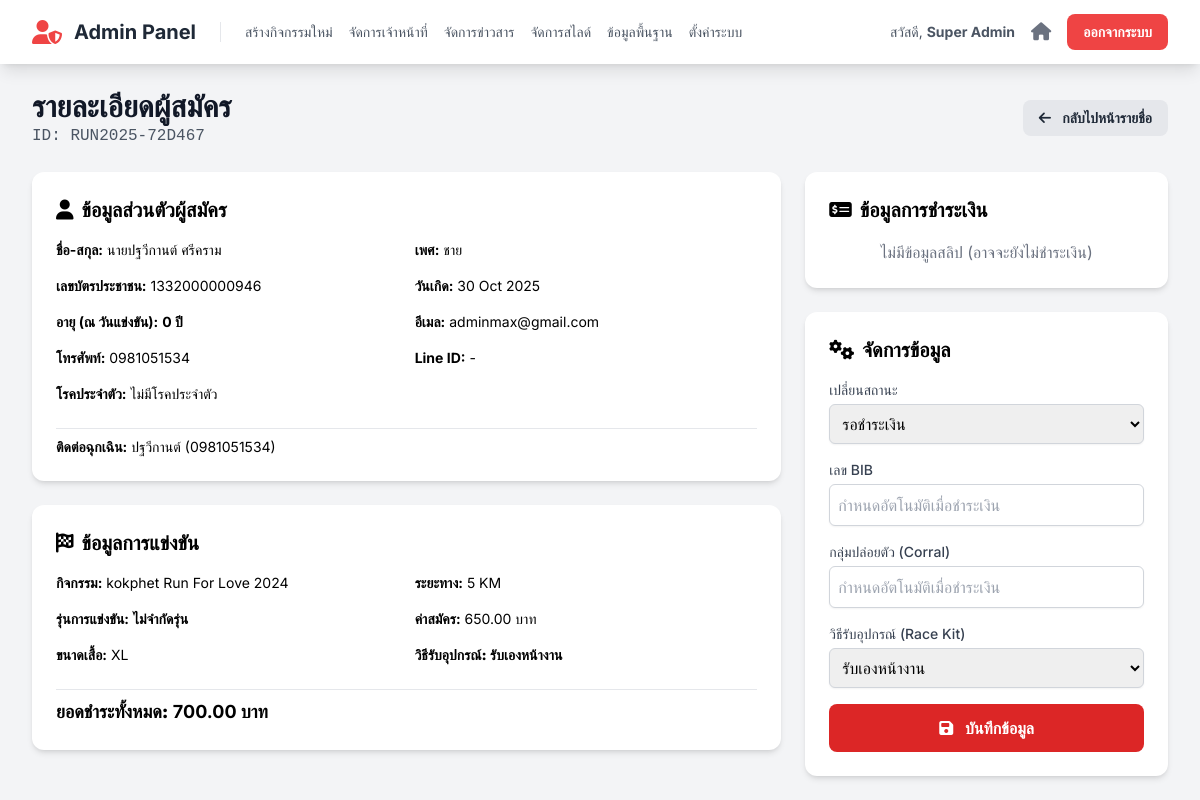
Page /admin/registrant_detail.php?reg_id=17 (signed in) on the committed database.
### tables this page shows
CREATE TABLE `registrations` (
  `id` int(11) NOT NULL,
  `registration_code` varchar(20) NOT NULL COMMENT 'รหัสการสมัคร เช่น R001',
  `user_id` int(11) DEFAULT NULL COMMENT 'เชื่อมกับตาราง users ถ้าสมัครแบบ login',
  `event_id` int(11) NOT NULL,
  `distance_id` int(11) NOT NULL,
  `race_category_id` int(11) DEFAULT NULL,
  `bib_number` varchar(20) DEFAULT NULL,
  `corral` varchar(10) DEFAULT NULL COMMENT 'กลุ่มปล่อยตัวที่นักวิ่งถูกจัดให้อยู่',
  `shirt_size` varchar(10) NOT NULL,
  `shipping_option` enum('pickup','delivery') NOT NULL DEFAULT 'pickup' COMMENT 'pickup=รับเอง, delivery=จัดส่ง',
  `shipping_address` text DEFAULT NULL COMMENT 'ที่อยู่สำหรับจัดส่ง (ถ้าเลือก delivery)',
  `status` enum('รอชำระเงิน','รอตรวจสอบ','ชำระเงินแล้ว') NOT NULL DEFAULT 'รอชำระเงิน',
  `payment_slip_url` text DEFAULT NULL,
  `total_amount` decimal(10,2) NOT NULL DEFAULT 0.00 COMMENT 'ยอดรวมที่ต้องชำระ (รวมค่าส่ง ถ้ามี)',
  `registered_at` timestamp NOT NULL DEFAULT current_timestamp(),
  `title` varchar(50) NOT NULL,
  `first_name` varchar(255) NOT NULL,
  `last_name` varchar(255) NOT NULL,
  `gender` varchar(50) DEFAULT NULL,
  `email` varchar(255) NOT NULL,
  `phone` varchar(50) NOT NULL,
  `line_id` varchar(100) DEFAULT NULL,
  `thai_id` varchar(13) NOT NULL,
  `birth_date` date DEFAULT NULL,
  `disease` varchar(255) DEFAULT 'ไม่มีโรคประจำตัว',
  `disease_detail` text DEFAULT NULL,
  `emergency_contact_name` varchar(255) DEFAULT NULL,
  `emergency_contact_phone` varchar(50) DEFAULT NULL
);

CREATE TABLE `events` (
  `id` int(11) NOT NULL,
  `event_code` varchar(50) NOT NULL COMMENT 'รหัสอ้างอิงกิจกรรม เช่น sskpa-run-25',
  `name` varchar(255) NOT NULL COMMENT 'ชื่อกิจกรรม',
  `slogan` varchar(255) DEFAULT NULL,
  `theme_color` varchar(20) NOT NULL DEFAULT 'indigo',
  `color_code` varchar(7) NOT NULL DEFAULT '#4f46e5',
  `logo_text` varchar(100) DEFAULT NULL,
  `is_visible` tinyint(1) NOT NULL DEFAULT 1,
  `is_cancelled` tinyint(1) NOT NULL DEFAULT 0,
  `sort_order` int(11) NOT NULL DEFAULT 0,
  `is_registration_open` tinyint(1) NOT NULL DEFAULT 0 COMMENT '0=ปิด, 1=เปิด',
  `organizer` varchar(255) DEFAULT NULL,
  `organizer_phone` varchar(50) DEFAULT NULL,
  `organizer_email` varchar(100) DEFAULT NULL,
  `organizer_line_id` varchar(100) DEFAULT NULL,
  `organizer_logo_url` text DEFAULT NULL,
  `contact_person_name` varchar(255) DEFAULT NULL,
  `contact_person_phone` varchar(50) DEFAULT NULL,
  `payment_bank` varchar(100) DEFAULT NULL,
  `payment_account_name` varchar(255) DEFAULT NULL,
  `payment_account_number` varchar(50) DEFAULT NULL,
  `payment_qr_code_url` text DEFAULT NULL,
  `enable_shipping` tinyint(1) NOT NULL DEFAULT 0 COMMENT '0=ปิด, 1=เปิดใช้งานตัวเลือกการจัดส่ง',
  `shipping_cost` decimal(10,2) NOT NULL DEFAULT 0.00 COMMENT 'ค่าจัดส่ง (ถ้ามี)',
  `start_date` datetime NOT NULL,
  `cover_image_url` text DEFAULT NULL,
  `card_thumbnail_url` text DEFAULT NULL,
  `map_embed_url` text DEFAULT NULL,
  `map_direction_url` text DEFAULT NULL,
  `description` text DEFAULT NULL,
  `awards_description` text DEFAULT NULL,
  `bib_prefix` varchar(20) DEFAULT NULL COMMENT 'คำนำหน้า BIB',
  `bib_start_number` int(11) NOT NULL DEFAULT 1 COMMENT 'เลข BIB เริ่มต้น',
  `bib_padding` int(11) NOT NULL DEFAULT 4 COMMENT 'จำนวนหลักของเลข BIB',
  `bib_next_number` int(11) DEFAULT NULL COMMENT 'เลข BIB ลำดับถัดไปที่จะใช้',
  `corral_settings` longtext DEFAULT NULL COMMENT 'การตั้งค่ากลุ่มปล่อยตัว' CHECK (json_valid(`corral_settings`)),
  `payment_deadline` datetime DEFAULT NULL COMMENT 'วันหมดเขตการชำระเงิน',
  `bib_background_url` text DEFAULT NULL COMMENT 'Path to custom BIB background image'
);

CREATE TABLE `distances` (
  `id` int(11) NOT NULL,
  `event_id` int(11) NOT NULL,
  `name` varchar(100) NOT NULL COMMENT 'ชื่อระยะทาง เช่น 10 KM',
  `price` decimal(10,2) NOT NULL COMMENT 'ค่าสมัคร',
  `category` varchar(100) DEFAULT NULL COMMENT 'ประเภท เช่น Fun Run',
  `bib_color` varchar(7) DEFAULT '#4f46e5' COMMENT 'รหัสสีสำหรับพื้นหลัง BIB ของระยะนี้',
  `bib_prefix` varchar(20) DEFAULT NULL COMMENT 'คำนำหน้าเลข BIB สำหรับระยะนี้',
  `bib_start_number` int(11) DEFAULT 1 COMMENT 'เลข BIB เริ่มต้นสำหรับระยะนี้',
  `bib_padding` int(11) DEFAULT 4 COMMENT 'จำนวนหลักของเลข BIB',
  `bib_next_number` int(11) DEFAULT NULL COMMENT 'เลข BIB ลำดับถัดไปที่จะใช้'
);

### functions.php (called while the page is built, shortened)
<?php
function e($data) {
    return htmlspecialchars($data ?? '', ENT_QUOTES, 'UTF-8');
}
?>

### admin/registrant_detail.php (the view, shortened to what this page needs)
<?php
require_once '../config.php';
require_once '../functions.php';
$reg_id = intval($_GET['reg_id']);
$stmt = $mysqli->prepare("
    SELECT
        r.*,
        e.name AS event_name,
        e.start_date,
        d.name AS distance_name, d.price,
        rc.name AS category_name
    FROM registrations r
    JOIN events e ON r.event_id = e.id
    JOIN distances d ON r.distance_id = d.id
    LEFT JOIN race_categories rc ON r.race_category_id = rc.id
    WHERE r.id = ?
");
$stmt->bind_param("i", $reg_id);
$stmt->execute();
$result = $stmt->get_result();
$reg = $result->fetch_assoc();
$age_at_event_str = '-';
if (!empty($reg['birth_date']) && !empty($reg['start_date'])) {
    try {
        $birthDate = new DateTime($reg['birth_date']);
        $eventDate = new DateTime($reg['start_date']);
        $age = $eventDate->diff($birthDate)->y;
        $age_at_event_str = $age . ' ปี';
    } catch (Exception $e) {
        error_log("Age calculation error for reg ID " . $reg_id . ": " . $e->getMessage());
    }
}
include 'partials/header.php';
?>
<div class="flex justify-between items-center mb-6">
    <div>
        <h1 class="text-3xl font-bold text-gray-900">รายละเอียดผู้สมัคร</h1>
        <p class="text-gray-600 font-mono">ID: <?= e($reg['registration_code']) ?></p>
    </div>
    <a href="registrants.php?event_id=<?= e($reg['event_id']) ?>" class="bg-gray-200 hover:bg-gray-300 text-gray-800 font-bold py-2 px-4 rounded-lg text-sm">
        <i class="fa-solid fa-arrow-left mr-2"></i> กลับไปหน้ารายชื่อ
    </a>
</div>
<form action="../actions/update_registration.php" method="POST">
    <div class="grid grid-cols-1 lg:grid-cols-3 gap-6">
        <div class="lg:col-span-2 space-y-6">
            <div class="bg-white p-6 rounded-xl shadow-md">
                <h2 class="text-xl font-bold mb-4 text-primary"><i class="fa-solid fa-user mr-2"></i>ข้อมูลส่วนตัวผู้สมัคร</h2>
                <div class="grid grid-cols-1 md:grid-cols-2 gap-4 text-sm">
                    <p><strong>ชื่อ-สกุล:</strong> <?= e($reg['title'] . $reg['first_name'] . ' ' . $reg['last_name']) ?></p>
                    <p><strong>เพศ:</strong> <?= e($reg['gender'] ?: '-') ?></p>
                    <p><strong>เลขบัตรประชาชน:</strong> <?= e($reg['thai_id']) ?></p>
                    <p><strong>วันเกิด:</strong> <?= e($reg['birth_date'] ? date("d M Y", strtotime($reg['birth_date'])) : '-') ?></p>
                    <p><strong>อายุ (ณ วันแข่งขัน):</strong> <span class="font-bold"><?= $age_at_event_str ?></span></p>
                    <p><strong>อีเมล:</strong> <?= e($reg['email']) ?></p>
                    <p><strong>โทรศัพท์:</strong> <?= e($reg['phone']) ?></p>
                    <p><strong>Line ID:</strong> <?= e($reg['line_id'] ?: '-') ?></p>
                    <p><strong>โรคประจำตัว:</strong> <?= e($reg['disease']) ?></p>
                    <p class="md:col-span-2 border-t pt-2 mt-2"><strong>ติดต่อฉุกเฉิน:</strong> <?= e($reg['emergency_contact_name'] ?: '-') ?> (<?= e($reg['emergency_contact_phone'] ?: '-') ?>)</p>
                </div>
            </div>
            <div class="bg-white p-6 rounded-xl shadow-md">
                <h2 class="text-xl font-bold mb-4 text-primary"><i class="fa-solid fa-flag-checkered mr-2"></i>ข้อมูลการแข่งขัน</h2>
                 <div class="grid grid-cols-1 md:grid-cols-2 gap-4 text-sm">
                    <p><strong>กิจกรรม:</strong> <?= e($reg['event_name']) ?></p>
                    <p><strong>ระยะทาง:</strong> <?= e($reg['distance_name']) ?></p>
                    <p><strong>รุ่นการแข่งขัน:</strong>
                        <span class="font-semibold"><?= e($reg['category_name'] ?: 'ไม่จำกัดรุ่น') ?></span>
                    </p>
                    <p><strong>ค่าสมัคร:</strong> <?= number_format($reg['price'], 2) ?> บาท</p>
                    <p><strong>ขนาดเสื้อ:</strong> <?= e($reg['shirt_size']) ?></p>
                    <p class="font-bold"><strong>วิธีรับอุปกรณ์:</strong> <?= e($reg['shipping_option'] === 'delivery' ? 'จัดส่งทางไปรษณีย์' : 'รับเองหน้างาน') ?></p>
                    <p class="md:col-span-2 font-bold text-lg text-primary border-t pt-2 mt-2">
                        <strong>ยอดชำระทั้งหมด:</strong> <?= number_format($reg['total_amount'], 2) ?> บาท
                    </p>
                 </div>
            </div>
        </div>
        <div class="space-y-6">
            <div class="bg-white p-6 rounded-xl shadow-md">
                <h2 class="text-xl font-bold mb-4 text-primary"><i class="fa-solid fa-money-check-dollar mr-2"></i>ข้อมูลการชำระเงิน</h2>
                <?php if (!empty($reg['payment_slip_url'])): ?>
                    <a href="../<?= e($reg['payment_slip_url']) ?>" target="_blank" class="block border-2 border-dashed rounded-lg p-4 text-center hover:border-blue-500 transition">
                        <img src="../<?= e($reg['payment_slip_url']) ?>" alt="Payment Slip" class="max-h-60 mx-auto rounded-md">
                        <span class="mt-2 block text-sm text-blue-600 font-semibold">คลิกเพื่อดูภาพสลิปขนาดเต็ม</span>
                    </a>
                <?php else: ?>
                    <p class="text-center text-gray-500">ไม่มีข้อมูลสลิป (อาจจะยังไม่ชำระเงิน)</p>
                <?php endif; ?>
            </div>
            <div class="bg-white p-6 rounded-xl shadow-md">
                 <h2 class="text-xl font-bold mb-4 text-primary"><i class="fa-solid fa-cogs mr-2"></i>จัดการข้อมูล</h2>
                 <div class="space-y-4">
                     <div>
                         <label for="status" class="block text-sm font-medium text-gray-700">เปลี่ยนสถานะ</label>
                         <select id="status" name="status" class="mt-1 block w-full p-2 border border-gray-300 rounded-md shadow-sm focus:ring-red-500 focus:border-red-500">
                             <option value="รอชำระเงิน" <?= $reg['status'] == 'รอชำระเงิน' ? 'selected' : '' ?>>รอชำระเงิน</option>
                         </select>
                     </div>
                     <div>
                         <label for="bib_number" class="block text-sm font-medium text-gray-700">เลข BIB</label>
                         <input type="text" id="bib_number" name="bib_number" value="<?= e($reg['bib_number']) ?>" class="mt-1 block w-full p-2 border border-gray-300 rounded-md shadow-sm" placeholder="กำหนดอัตโนมัติเมื่อชำระเงิน">
                     </div>
                      <div>
                         <label for="corral" class="block text-sm font-medium text-gray-700">กลุ่มปล่อยตัว (Corral)</label>
                         <input type="text" id="corral" name="corral" value="<?= e($reg['corral']) ?>" class="mt-1 block w-full p-2 border border-gray-300 rounded-md shadow-sm" placeholder="กำหนดอัตโนมัติเมื่อชำระเงิน">
                     </div>
                     <div>
                         <label for="shipping_option" class="block text-sm font-medium text-gray-700">วิธีรับอุปกรณ์ (Race Kit)</label>
                         <select id="shipping_option" name="shipping_option" class="mt-1 block w-full p-2 border border-gray-300 rounded-md shadow-sm focus:ring-red-500 focus:border-red-500">
                             <option value="pickup" <?= $reg['shipping_option'] == 'pickup' ? 'selected' : '' ?>>รับเองหน้างาน</option>
                         </select>
                     </div>
                     <button type="submit" class="w-full bg-red-600 hover:bg-red-700 text-white font-bold py-3 px-4 rounded-lg">
                         <i class="fa-solid fa-save mr-2"></i> บันทึกข้อมูล
                     </button>
                 </div>
            </div>
        </div>
    </div>
</form>
<?php
include 'partials/footer.php';
?>

### admin/partials/header.php (style rules this page uses)
body { font-family: 'Inter', 'Sarabun', sans-serif; }

### rows in the picture
registrations: registration_code "RUN2025-72D467", title+first_name+last_name "นายปฐวีกานต์ ศรีคราม", gender "ชาย", thai "1332000000946", birth_date "30 Oct 2025", age_at_event_str "0 ปี", email "adminmax@gmail.com", phone "0981051534", line "-", disease "ไม่มีโรคประจำตัว", emergency_contact_name "ปฐวีกานต์", emergency_contact_phone "0981051534", event.name "kokphet Run For Love 2024", distance.name "5 KM", distance.price "650.00", shirt_size "XL", shipping_option "รับเองหน้างาน", total_amount "700.00", status "รอชำระเงิน"

### other values in the picture
$staff_info['full_name'] "Super Admin"
$reg['category_name'] ?: 'ไม่จำกัดรุ่น' "ไม่จำกัดรุ่น"
